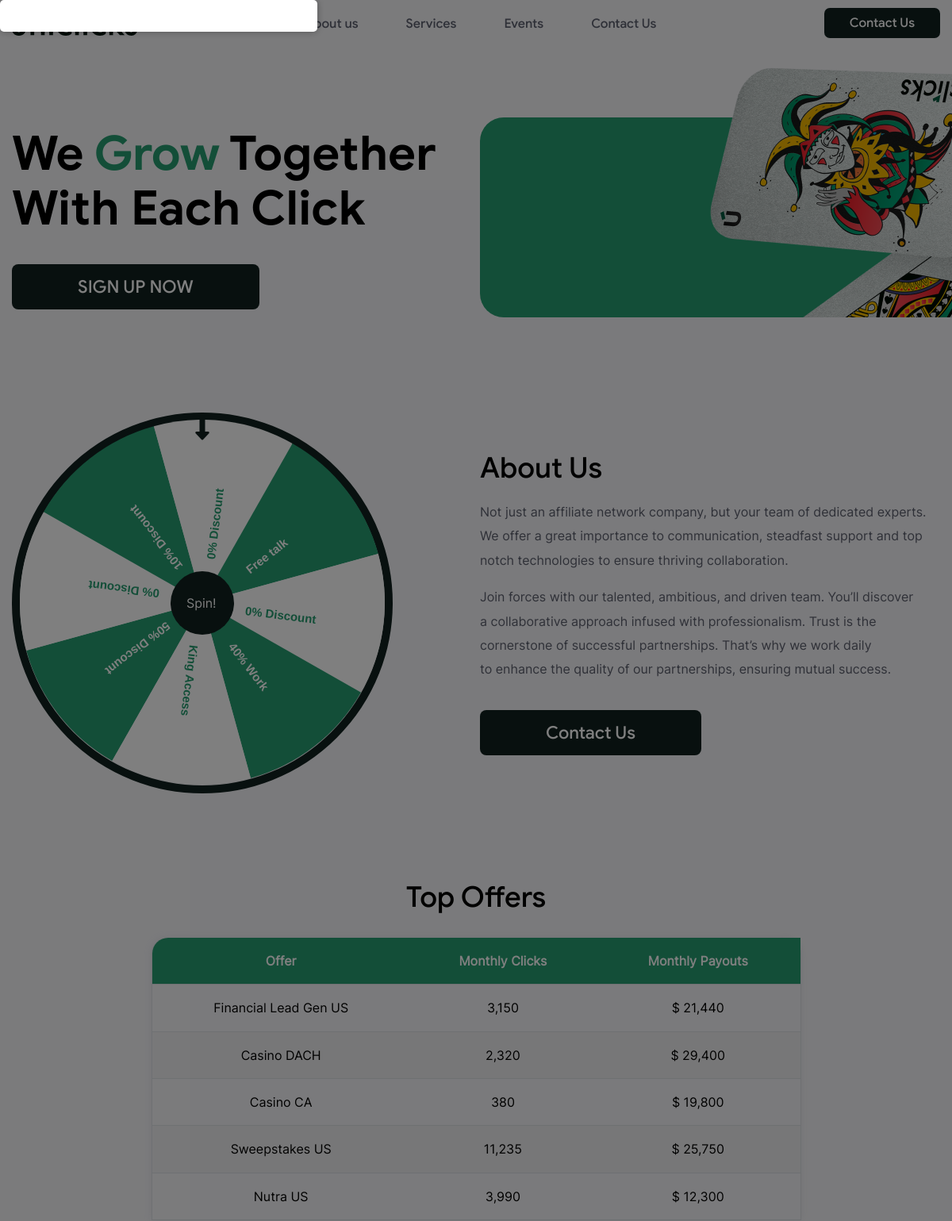
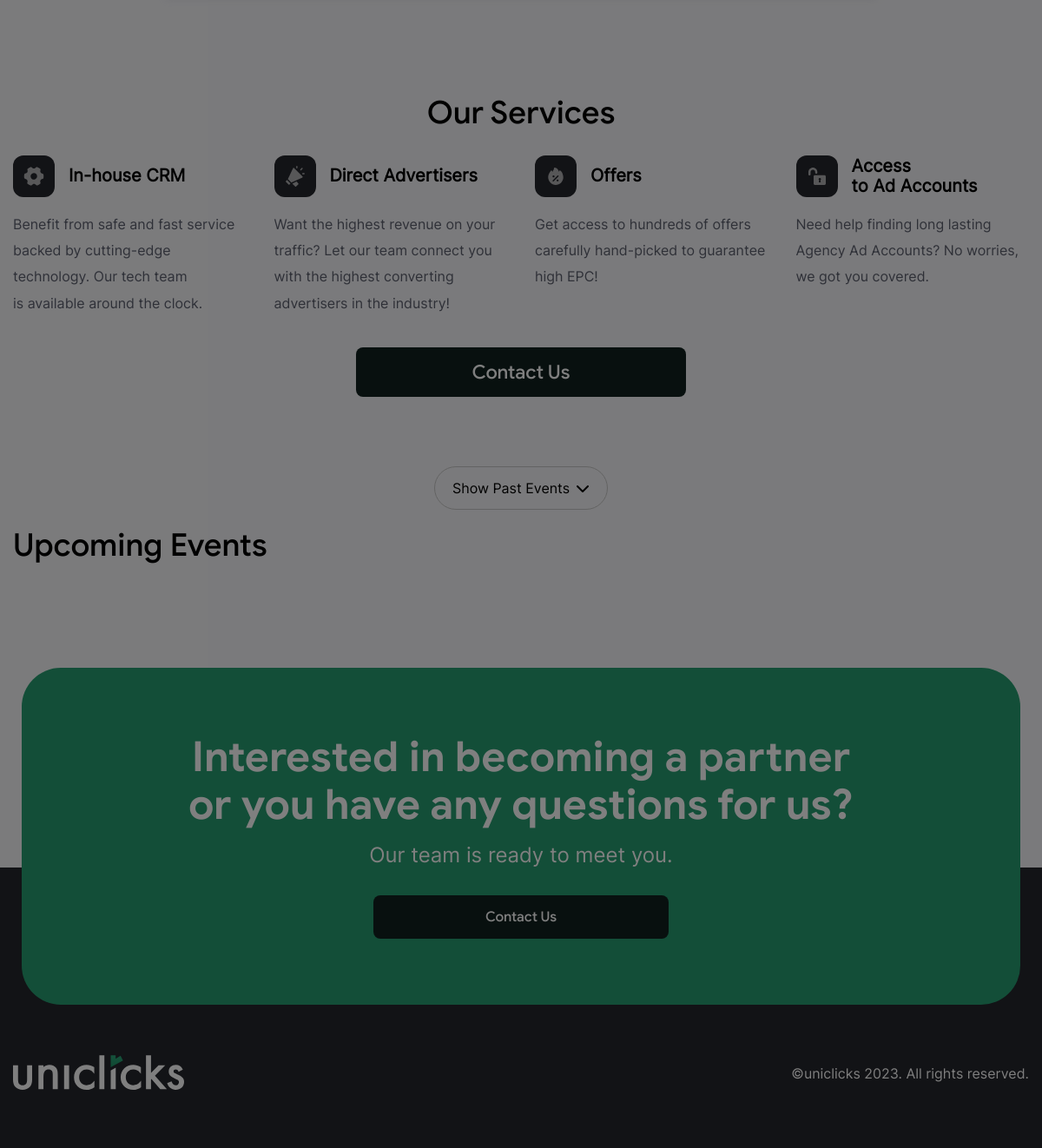
Page /fix/index.php on the committed database (2 pictures, top to bottom).
### tables this page shows
CREATE TABLE `top_offers` (
  `id` int(11) NOT NULL,
  `offer` varchar(255) DEFAULT NULL,
  `monthly_clicks` int(11) DEFAULT NULL,
  `monthly_payouts` int(11) DEFAULT NULL
);

### fix/index.php (the view, shortened to what this page needs)
<?php
include './admin/connect/database.php';
$top_offers = "SELECT `id`, `offer`, `monthly_clicks`, `monthly_payouts` FROM `top_offers`";
$result_offers = $conn->query($top_offers);
?>
<!DOCTYPE html>
<html lang="en">
<head>
  <link rel="stylesheet" href="css/style.css" />
  <link rel="stylesheet" href="https://cdn.jsdelivr.net/npm/swiper@11/swiper-bundle.min.css" />
  <link rel="stylesheet" href="https://cdnjs.cloudflare.com/ajax/libs/font-awesome/6.2.0/css/all.min.css"
 />
</head>
<body>
  <div class="wrapper" data-overlay="false">
    <header class="header">
      <div class="container">
        <div class="header__wrapper">
          <div class="logo">
            <a href="index.html" aria-label="Go to main page"></a>
          </div>
          <nav class="menu" data-menu>
            <ul class="menu__list">
              <li class="menu__item">
                <a href="index.html#about" class="menu__link" data-menu-item>About us</a>
              </li>
              <li class="menu__item">
                <a href="index.html#services" class="menu__link" data-menu-item>Services</a>
              </li>
              <li class="menu__item">
                <a href="index.html#events" class="menu__link" data-menu-item>Events</a>
              </li>
              <li class="menu__item">
                <a href="#" class="menu__link triggerModalForm" data-menu-item>Contact Us</a>
              </li>
            </ul>
          </nav>
          <button type="button" class="btn-main header__btn triggerModalForm">
            Contact Us
          </button>
        </div>
      </div>
    </header>
    <main>
      <section class="hero">
        <div class="container">
          <div class="hero__wrapper">
            <div class="hero-info">
              <h1 class="hero-info__title">
                We <span>Grow</span> Together With Each Click
              </h1>
              <a href="https://platform.clictack.com/affiliate/signup">
                <button type="button" class="btn-main about-info__btn">
                  SIGN UP NOW
                </button>
              </a>
            </div>
            <div class="hero-img">
              <img src="./img/hero-img.png" width="473" height="315" alt="Uniclicks" aria-hidden="true" />
            </div>
          </div>
        </div>
      </section>
      <section id="about" class="about">
        <div class="container">
          <div class="about__wrapper">
            <div class="about-img">
              <div class="spinwheel-container" align="center">
                <span class="spin-wheel-arrow"><i class="fa-solid fa-down-long"></i></span>
                <div id="wheel" style="width: 460px;">
                </div>
                <button type="button" class="btn btn-success">Spin!</button>
              </div>
            </div>
            <div class="about-info">
              <h2 class="title about-info__title">About Us</h2>
              <div class="about-info__text">
                <p>
                  Not just an affiliate network company, but your team
                  of dedicated experts. We offer a great importance
                  to communication, steadfast support and top notch
                  technologies to ensure thriving collaboration.
                </p>
                <p>
                  Join forces with our talented, ambitious, and driven team.
                  You’ll discover a collaborative approach infused with
                  professionalism. Trust is the cornerstone of successful
                  partnerships. That’s why we work daily to enhance the
                  quality of our partnerships, ensuring mutual success.
                </p>
              </div>
              <button type="button" class="btn-main about-info__btn triggerModalForm">
                Contact Us
              </button>
            </div>
          </div>
        </div>
      </section>
      <section id="top-offers" class="top-offers">
        <div class="container">
          <h2 class="title services__title">Top Offers</h2>
          <div class="top-offers-wrapper">
            <div class="top-offers-table">
              <table id="offer-table" class="table">
                <thead>
                  <tr>
                    <th>Offer</th>
                    <th>Monthly Clicks</th>
                    <th>Monthly Payouts</th>
                  </tr>
                </thead>
                <tbody>
                  <?php
                      while ($row = $result_offers->fetch_assoc()) : ?>
                  <tr>
                    <td>
                      <?php echo $row['offer']; ?>
                    </td>
                    <td>
                      <?php echo number_format($row['monthly_clicks']); ?>
                    </td>
                    <td>$
                      <?php echo number_format($row['monthly_payouts']); ?>
                    </td>
                  </tr>
                  <?php endwhile; ?>
                </tbody>
              </table>
            </div>
          </div>
        </div>
      </section>
      <section id="services" class="services">
        <div class="container">
          <div class="services__wrapper">
            <h2 class="title services__title">Our Services</h2>
            <div class="services-block">
              <div class="services-block__item">
                <div class="services-block__header">
                  <div class="services-block__ico">
                  </div>
                  <h3 class="services-block__caption">In-house CRM</h3>
                </div>
                <div class="services-block__text">
                  Benefit from safe and fast service backed by cutting-edge
                  technology. Our tech team is available around the clock.
                </div>
              </div>
              <div class="services-block__item">
                <div class="services-block__header">
                  <div class="services-block__ico">
                  </div>
                  <h3 class="services-block__caption">Direct Advertisers</h3>
                </div>
                <div class="services-block__text">
                  Want the highest revenue on your traffic? Let our team connect you with the highest converting
                  advertisers in the industry!
                </div>
              </div>
              <div class="services-block__item">
                <div class="services-block__header">
                  <div class="services-block__ico">
                  </div>
                  <h3 class="services-block__caption">Offers</h3>
                </div>
                <div class="services-block__text">
                  Get access to hundreds of offers carefully hand-picked to guarantee high EPC!
                </div>
              </div>
              <div class="services-block__item">
                <div class="services-block__header">
                  <div class="services-block__ico">
                  </div>
                  <h3 class="services-block__caption">
                    Access to Ad Accounts
                  </h3>
                </div>
                <div class="services-block__text">
                  Need help finding long lasting Agency Ad Accounts?
                  No worries, we got you covered.
                </div>
              </div>
            </div>
            <button type="button" class="btn-main services__btn triggerModalForm">
              Contact Us
            </button>
          </div>
        </div>
      </section>
      <section>
        <div class="container" style="text-align: center;">
          <button id="togglePastEvents">Show Past Events <i class="fa-solid fa-chevron-down"></i></button>
        </div>
      </section>
      <section id="events" class="events">
        <div class="container">
          <div class="events__wrapper">
            <div class="events__header">
              <h2 class="title events__title">Upcoming Events</h2>
            </div>
          </div>
        </div>
      </section>
    </main>
    <footer class="footer">
      <div class="footer__wrapper">
        <div class="footer__absolute">
          <div class="container">
            <div class="footer-block">
              <h2 class="footer-block__title">
                Interested in becoming a partner or you have any questions for
                us?
              </h2>
              <div class="footer-block__caption">
                Our team is ready to meet you.
              </div>
              <button class="btn-main footer-block__btn triggerModalForm">
                Contact Us
              </button>
            </div>
          </div>
        </div>
        <div class="container">
          <div class="footer__info">
            <a href="index.html" class="footer__logo"></a>
            <div class="footer__rights">
              ©uniclicks 2023. All rights reserved.
            </div>
          </div>
        </div>
      </div>
    </footer>
    <div class="popup-container" id="popup-container">
        <div class="popup-card">
        </div>
    </div>
  </div>
</body>
</html>

### fix/index.php (style rules this page uses)
#togglePastEvents { height: 50px; width: 200px; background-color: #ffffff00; color: #000000; border: 1.4px solid #c7c7c7; padding: 10px 20px; cursor: pointer; border-radius: 25px; font-size: clamp(1.4rem, 1.3255813953rem + 0.2325581395vw, 1.6rem); margin: 20px auto; display: flex; align-items: center; justify-content: space-between; }

### rows in the picture
top_offers: offer "Financial Lead Gen US", monthly_clicks "3,150", monthly_payouts "21,440"
top_offers: offer "Casino DACH", monthly_clicks "2,320", monthly_payouts "29,400"
top_offers: offer "Casino CA", monthly_clicks "380", monthly_payouts "19,800"
top_offers: offer "Sweepstakes US", monthly_clicks "11,235", monthly_payouts "25,750"
top_offers: offer "Nutra US", monthly_clicks "3,990", monthly_payouts "12,300"
